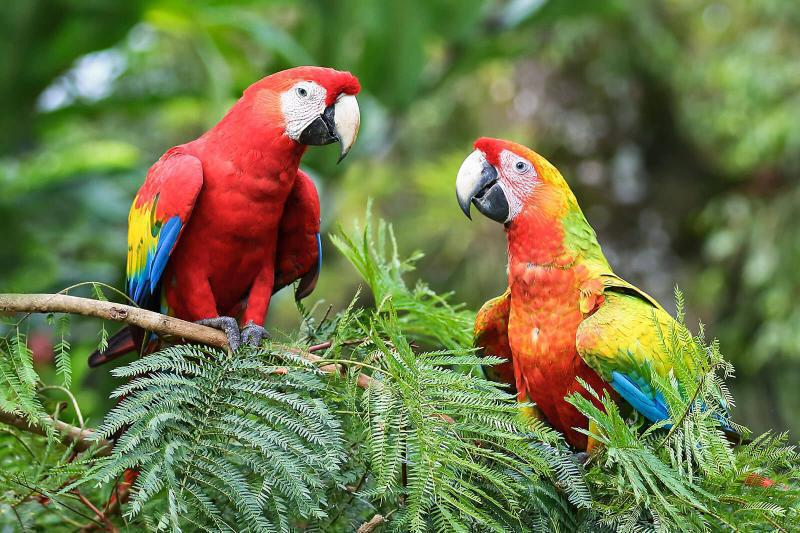
%> input picture parrots.jpg, 800 x 533 px
$ octave midterm.m   (GNU Octave 9; MATLAB toolbox functions it lacks are replaced by stand-ins)
%> lines starting %> are read from the running program, lines starting %| are printed output that depends on the picture
#Mendoza, John Anthony P.
#BSCPE 4-2
#CPEN 111

parrots = imread('C:\Users\Mendoza\parrots.jpg');
%> parrots is the input picture: size 533x800x3 uint8; mean R, G, B 110.9, 120.1, 73.6
figure(1),imshow(parrots);
imfinfo 'C:\Users\Mendoza\parrots.jpg'
whos parrots
pkg load image;

imwrite(parrots,'C:\Users\Mendoza\parrots.jpg');
gray = rgb2gray(parrots);
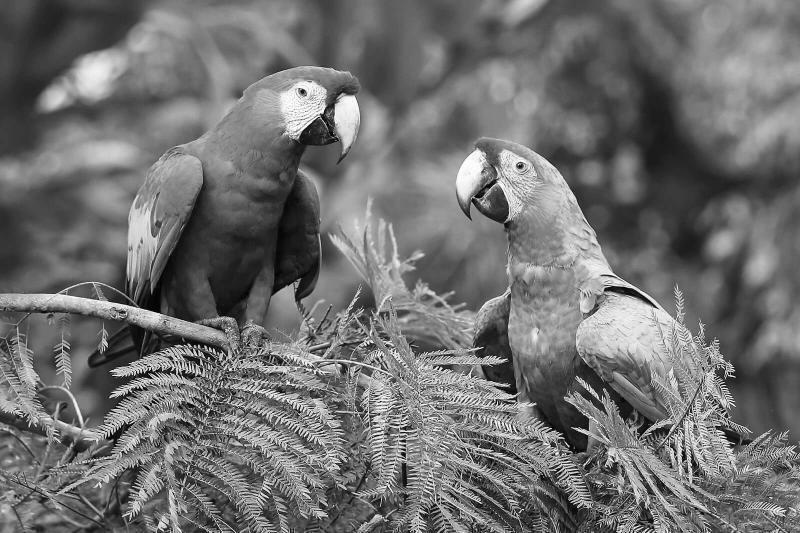
%> gray: size 533x800 uint8; min 0, max 255, mean 112
figure(2),imshow(gray);

aa=rgb2gray(parrots);
figure;subplot(211),imshow(aa);
subplot(212),plot(aa(150,:));
%> after `plot(aa(150,:))`:
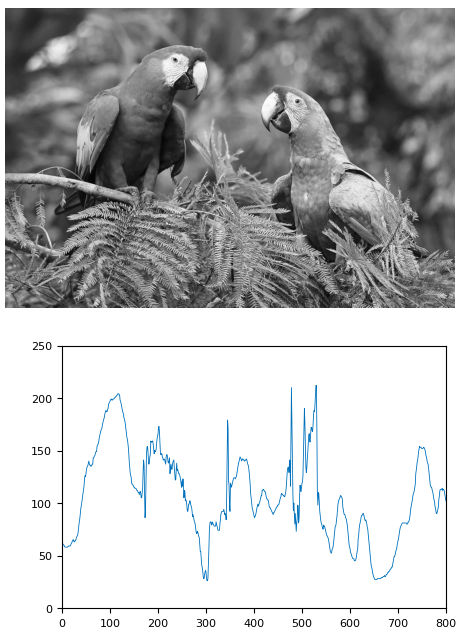
%> figure redrawn from the program's plot data, 2 panels

$ run again, with nature.jpg copied over parrots.jpg
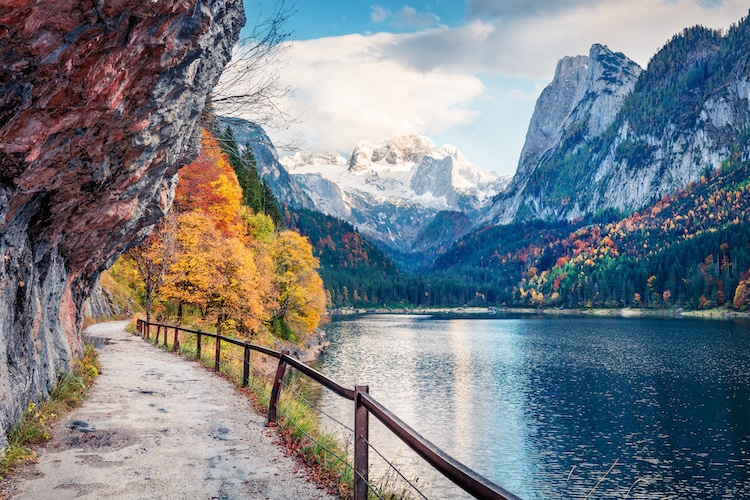
%> input picture nature.jpg, 750 x 500 px
%> parrots is the input picture: size 500x750x3 uint8; mean R, G, B 120.6, 127.6, 134.3
%> `gray = rgb2gray(parrots);`:
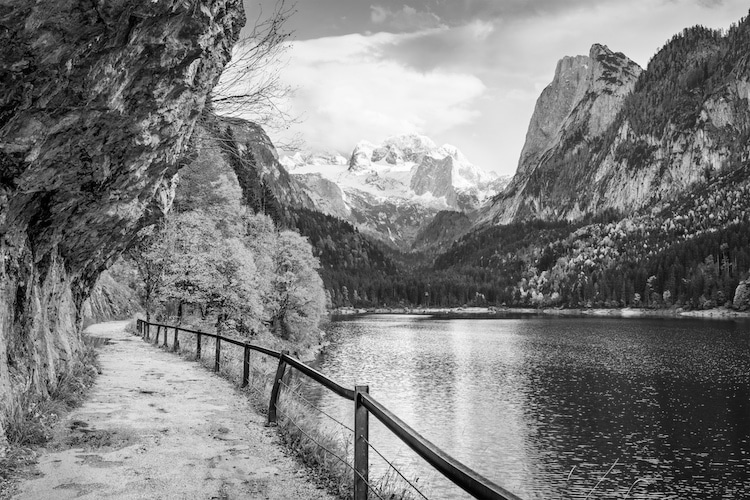
%> gray: size 500x750 uint8; min 0, max 255, mean 126.2
%> `plot(aa(150,:))`:
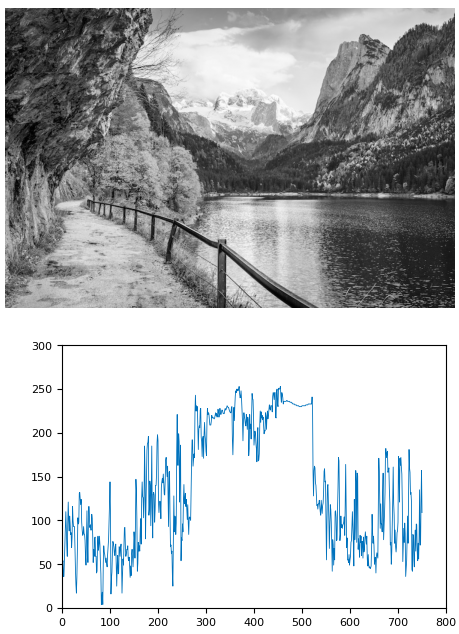
%> figure redrawn from the program's plot data, 2 panels
